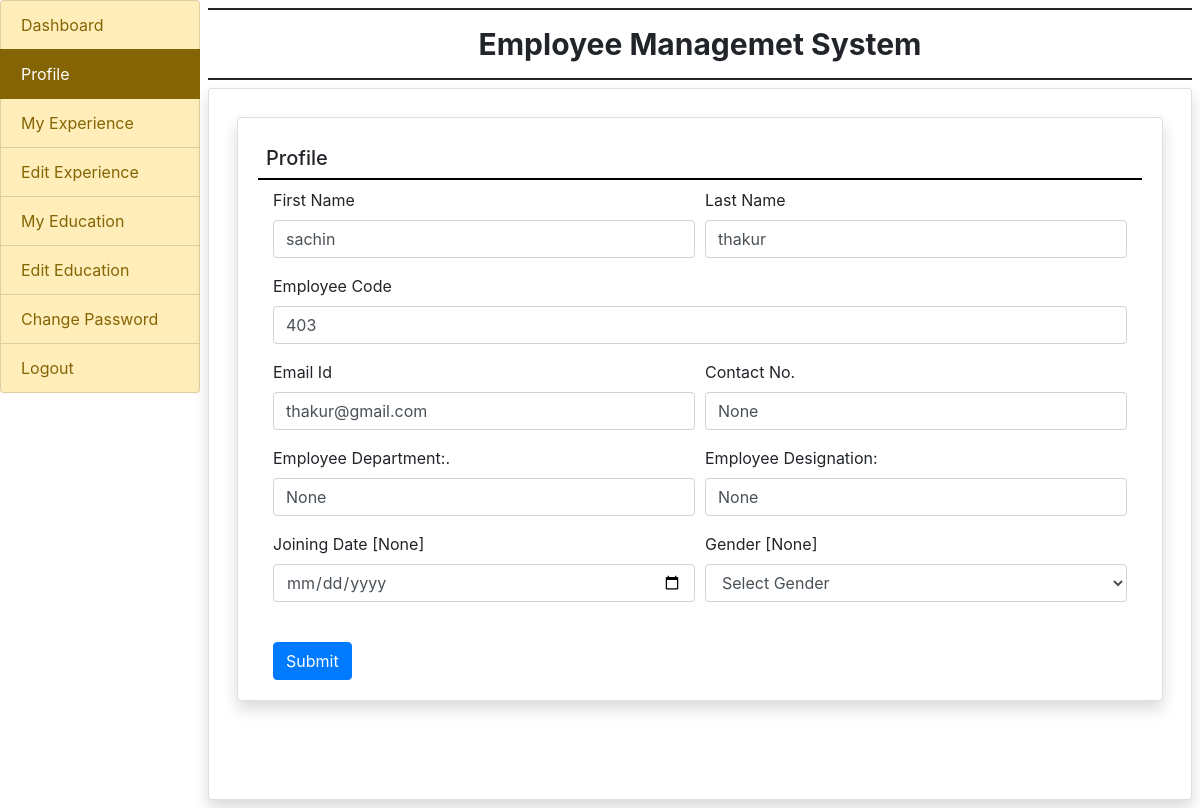
/emprofile (signed in), run on the app's committed database.
### app/models.py (models this page shows, shortened)
class EmployeeDetail(models.Model):
	user = models.ForeignKey(User,on_delete=models.CASCADE)
	empcode = models.CharField(max_length=50)
	empdept = models.CharField(max_length=50,null=True)
	designation = models.CharField(max_length=100,null=True)
	contact = models.CharField(max_length=15,null=True)
	gender = models.CharField(max_length=50,null=True)
	joiningdate = models.DateField(null=True)

### app/views.py (the view, shortened to what this page needs)
# urls.py: path('emprofile',emprofile,name='emprofile'),
def emprofile(request):
	if not request.user.is_authenticated:
		return redirect('emplogin')
	user=request.user
	employee = EmployeeDetail.objects.get(user=user)
	return render(request,'emprofile.html',locals())

### templates/emprofile.html (shortened to what this page needs)
{% extends 'emp_base.html' %}
{% load static %}
{% block body %}
<div class="row">
<div class="col-sm-12 mx-auto">
<div class="card shadow m-2">
	<div class="card-body">
		<h5 class="p-2" style="border-bottom: 2px solid black;">Profile</h5>
		<div class="container-fluid">
			<form method="post" name="signup" onsubmit="return checkpassword()">
				<div class="form-row mb-4">
					<div class="col-sm-6">
						<div class="form-group">
							<label>First Name</label>
							<input type="text" name="fname" class="form-control" value="{{employee.user.first_name}}">
						</div>
					</div>
					<div class="col-sm-6">
						<div class="form-group">
							<label>Last Name</label>
							<input type="text" name="lname" class="form-control" value="{{employee.user.last_name}}">
						</div>
					</div>
					<div class="col-sm-12">
						<div class="form-group">
							<label>Employee Code</label>
							<input type="text" name="empcode" class="form-control" value="{{employee.empcode}}">
						</div>
					</div>
					<div class="col-sm-6">
						<div class="form-group">
							<label>Email Id</label>
							<input type="email" name="email" class="form-control" value="{{employee.user.username}}">
						</div>
					</div>
					<div class="col-sm-6">
						<div class="form-group">
							<label>Contact No.</label>
							<input type="text" name="contact" class="form-control" value="{{employee.contact}}">
						</div>
					</div>
					<div class="col-sm-6">
						<div class="form-group">
							<label>Employee Department:.</label>
							<input type="text" name="department" class="form-control" value="{{employee.empdept}}">
						</div>
					</div>
					<div class="col-sm-6">
						<div class="form-group">
							<label>Employee Designation:</label>
							<input type="text" name="designation" class="form-control" value="{{employee.designation}}">
						</div>
					</div>
					<div class="col-sm-6">
						<div class="form-group">
							<label>Joining Date [{{employee.joiningdate}}]</label>
							<input type="date" name="jdate" class="form-control">
						</div>
					</div>
					<div class="col-sm-6">
						<div class="form-group">
							<label>Gender [{{employee.gender}}]</label>
							<select name="gender" class="form-control">
								<option value="None">Select Gender</option>
							</select>
						</div>
					</div>
					<br>
				</div>
				<input type="submit" name="submit" class="btn btn-primary">
			</form>
		</div>
	</div>
</div>
</div>
</div>
{% endblock %}

### data on the page
EmployeeDetail: fname "sachin", lname "thakur", empcode "403", email "thakur@gmail.com", contact "None", department "None", designation "None", joiningdate "None", gender "None"
